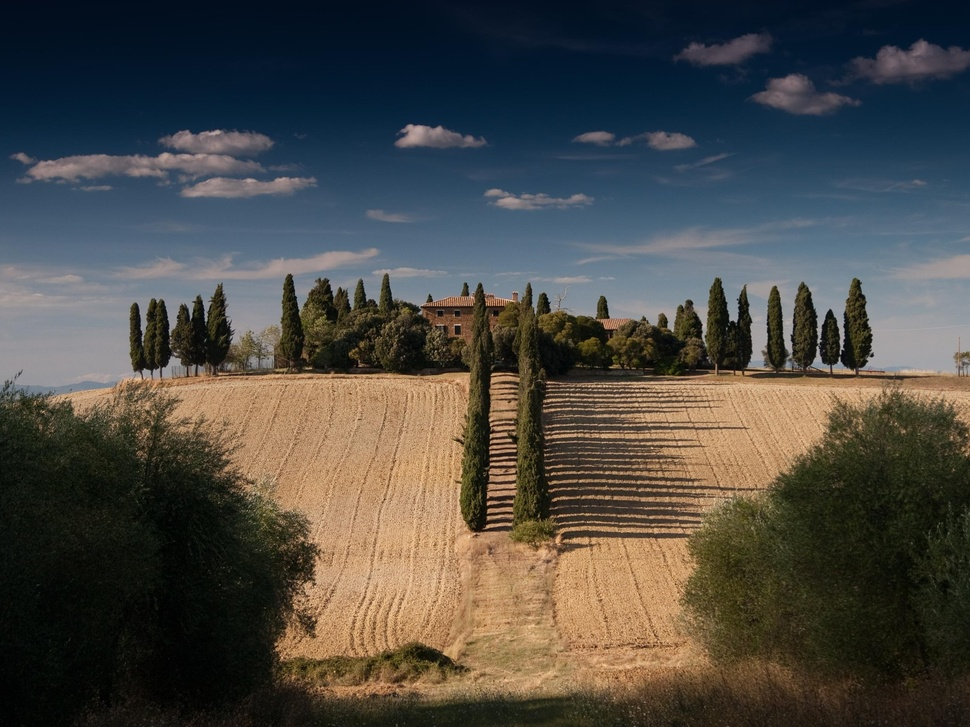
#> input picture pruebas/source.jpg, 970 x 727 px, shrunk from 2500 x 1875 before the run
$ python procesar.py
#> lines starting #> are read from the running program, lines starting #| are printed output that depends on the picture
import imageio as img
import matplotlib.pyplot as plt
import numpy as np

source = img.imread ('source.jpg')
#> source is the input picture: shape (727, 970, 3); mean R, G, B 75.6, 74, 69.3
T = np.shape(source)
#> T = (727, 970, 3)

print(T)
#| (727, 970, 3)

print(T[0])
#| 727
negativo = np.zeros(T)


for i in range(T[0]): #Altura
   for j in range(T[1]): #Ancho
        negativo[i,j,0] = 255 - source[i,j,0] #r
        negativo[i,j,1] = 255 - source[i,j,1] #g
        negativo[i,j,2] = 255 - source[i,j,2] #b
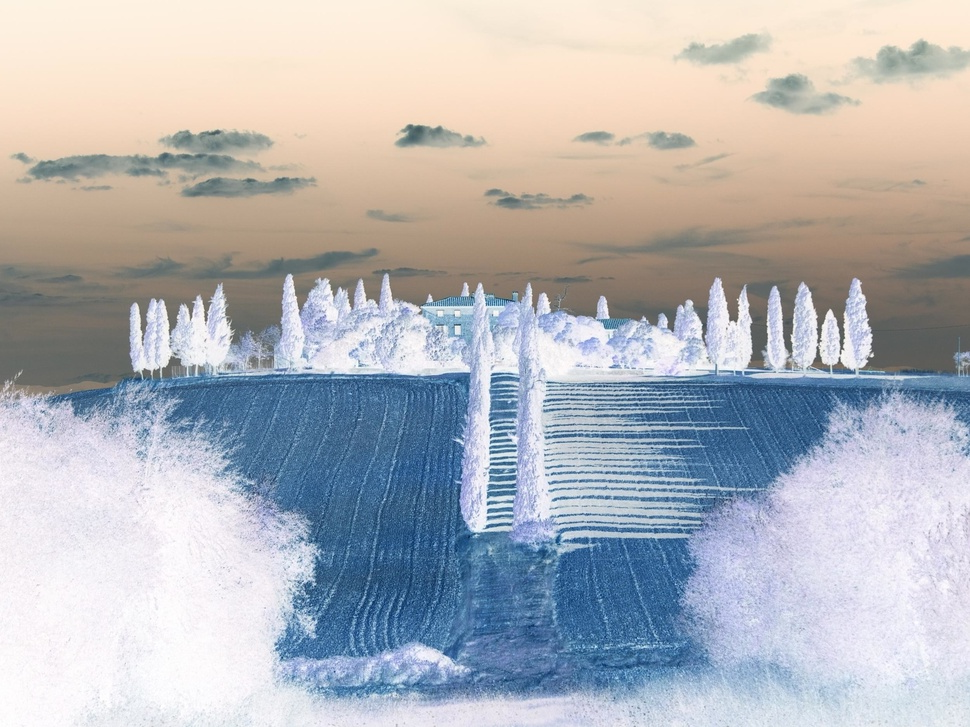
#> negativo: shape (727, 970, 3) float64; mean R, G, B 179.4, 181, 185.7

negativo = np.uint8(negativo)

print(type(negativo))
#| <class 'numpy.ndarray'>

plt.imshow(negativo)
plt.show()

$ run again, with pruebas/azul.jpg copied over pruebas/source.jpg
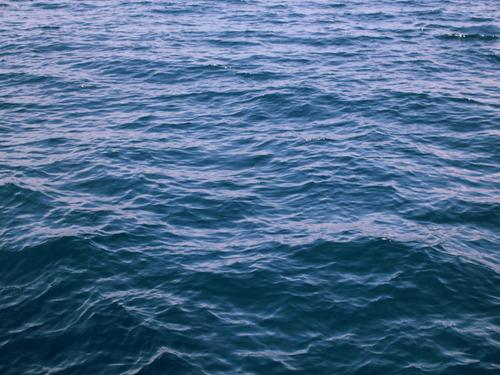
#> input picture pruebas/azul.jpg, 500 x 375 px
#> source is the input picture: shape (375, 500, 3); mean R, G, B 75.3, 106.6, 140.3
#| (375, 500, 3)
#| 375
#> after the loop `for i in range(T[0]):`:
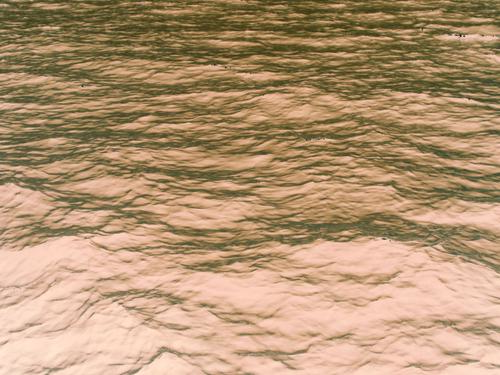
#> negativo: shape (375, 500, 3) float64; mean R, G, B 179.7, 148.4, 114.7
#| <class 'numpy.ndarray'>
